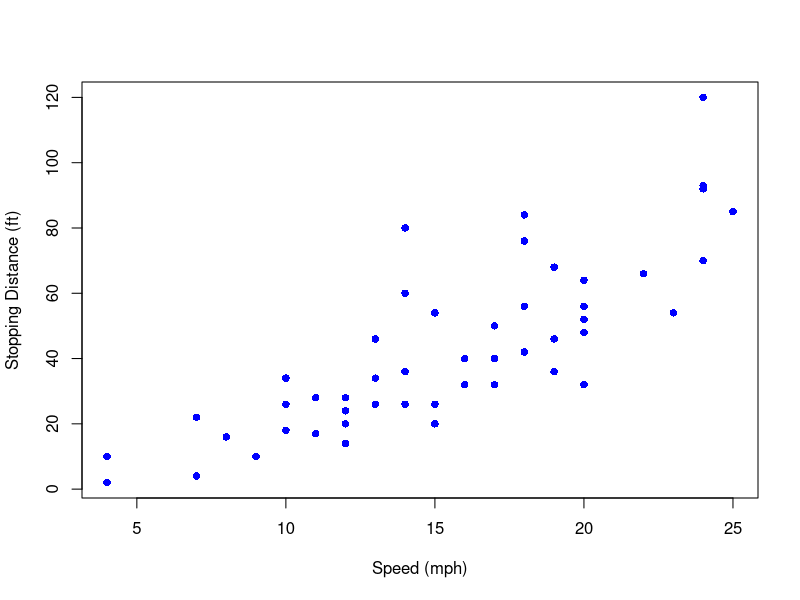
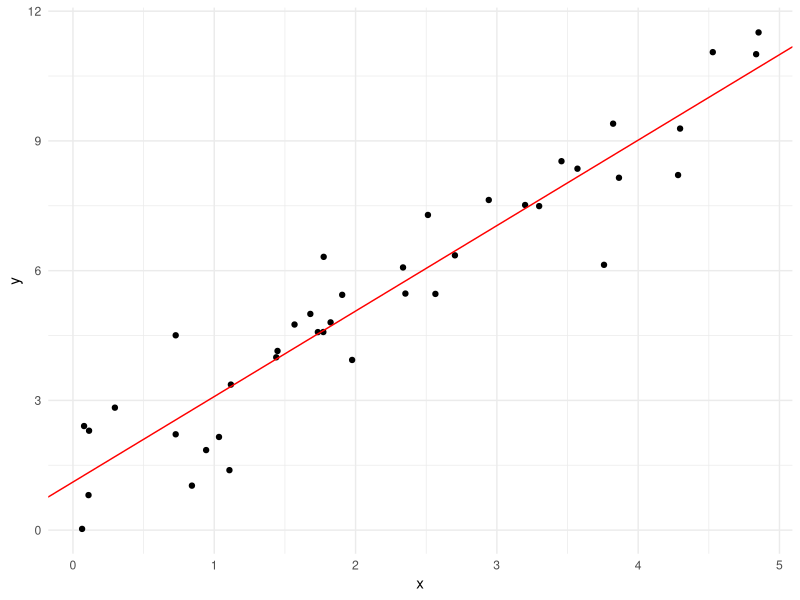
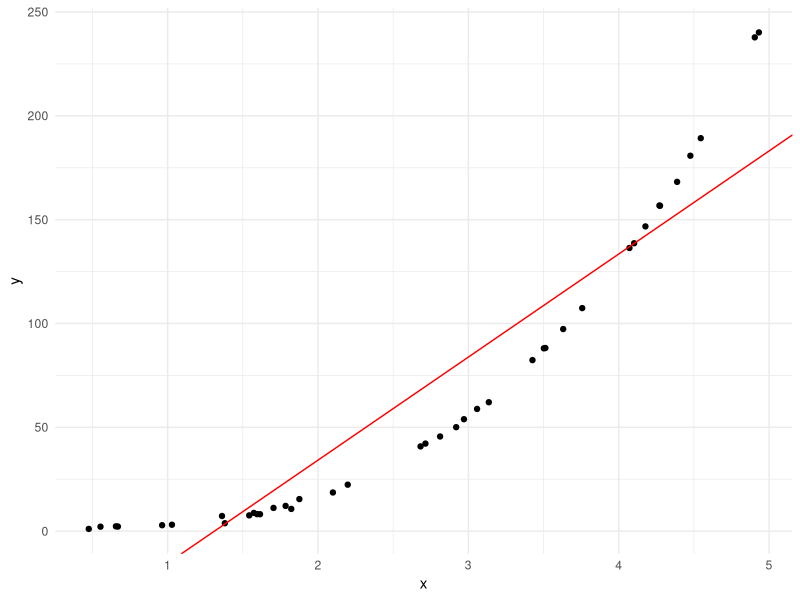
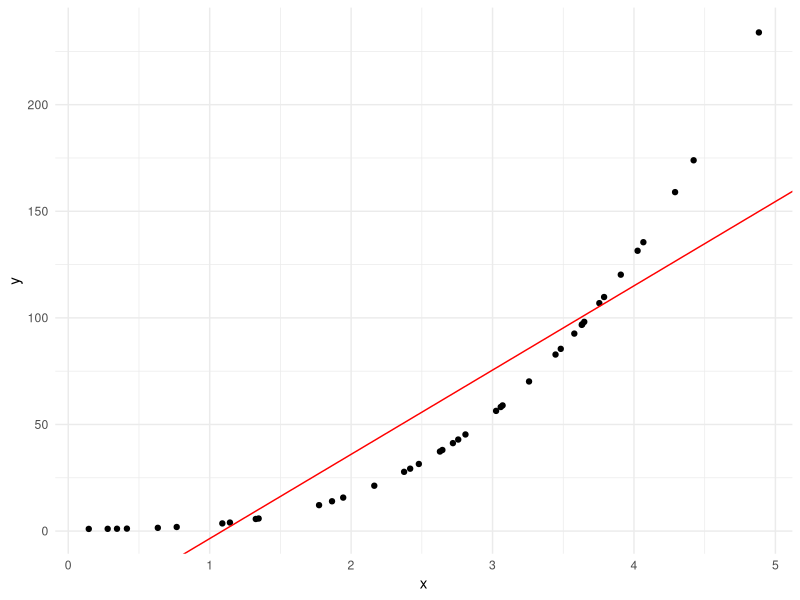
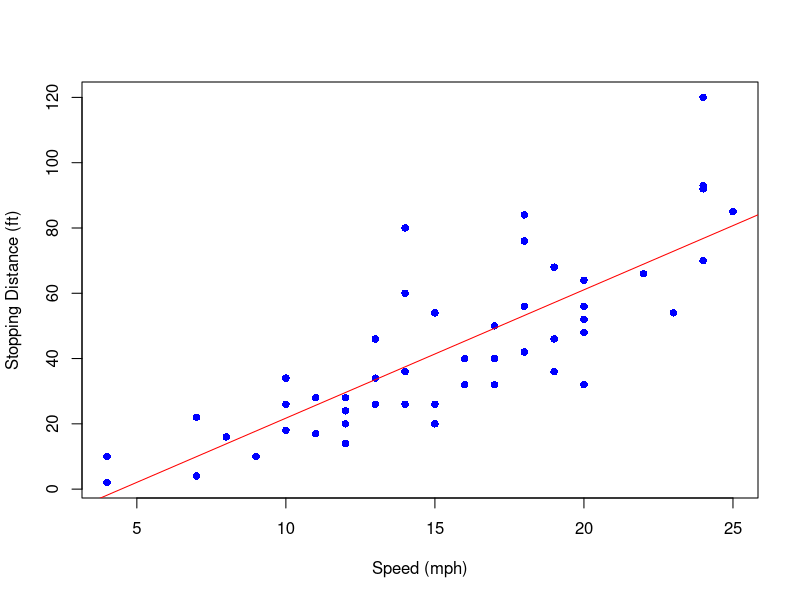
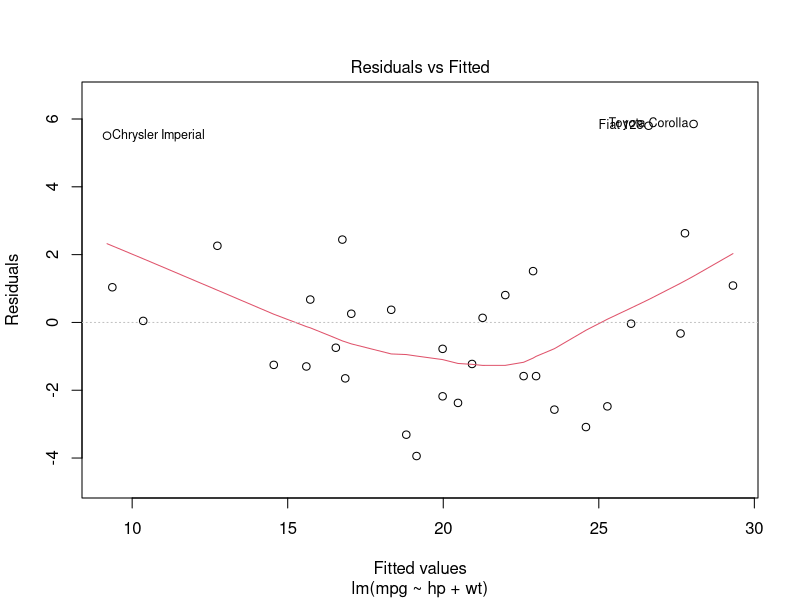
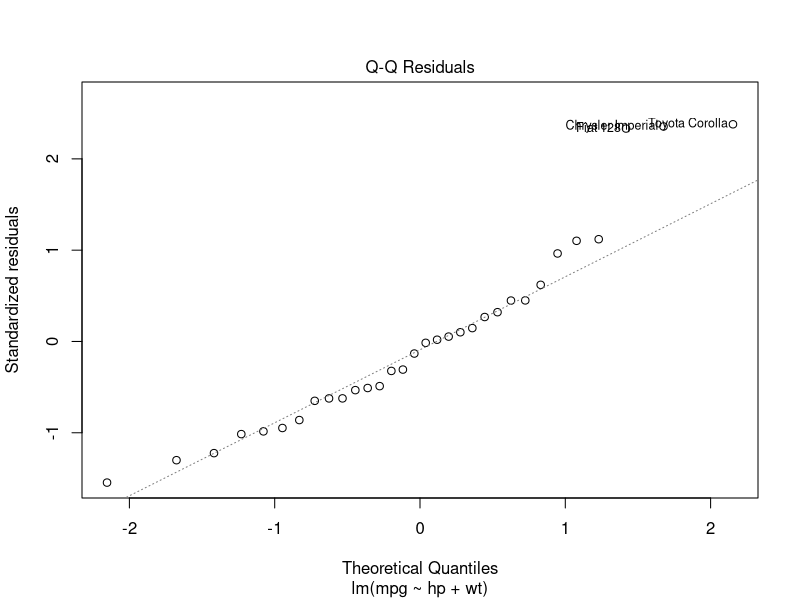
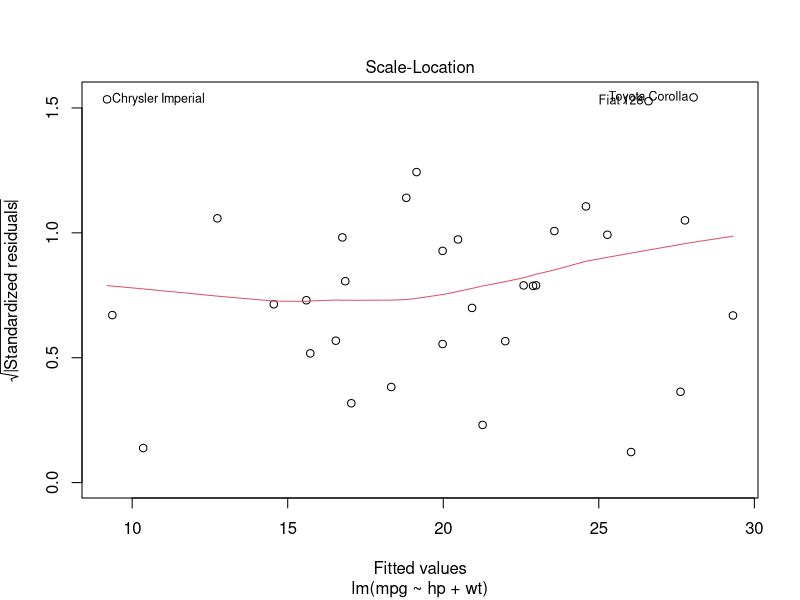

The R script that drew these images, in order:
## ---- chunk 1
#| echo: true
#| eval: true
#| cache: true
#| message: false
#| warning: false
#| fig-width: 8
#| fig-height: 5
#| out.width: "60%"
#| fig.align: "center"
#| fig-cap: ""
plot(dist ~ speed, data = cars,
     xlab = "Speed (mph)",
     ylab = "Stopping Distance (ft)",
     pch  = 16, col = "blue")
## ---- chunk 2
#| echo: false
#| eval: true
#| cache: true
#| message: false
#| warning: false
#| fig-width: 4
#| fig-height: 4
#| out.width: "100%"
#| fig.align: "center"
#| fig-cap: ""
library(tidyverse)
x <- runif(n = 40, min = 0, max = 5)
y <- rnorm(n = 40, mean = 1 + 2 * x)
lm_res <- lm(y ~ x)
ggplot(mapping = aes(x = x, y = y)) +
  geom_point(size = 1.5) +
  geom_abline(
    slope = lm_res$coefficients[2], 
    intercept = lm_res$coefficients[1],
    color = "red"
  ) + 
  theme_minimal()
## ---- chunk 3
#| echo: true
#| eval: true
#| cache: true
#| message: false
#| warning: false
#| fig-width: 4
#| fig-height: 4
#| out.width: "100%"
#| fig.align: "center"
#| fig-cap: ""
summary(lm_res)
## ---- chunk 4
#| echo: true
#| eval: true
#| cache: true
#| message: false
#| warning: false
#| fig-width: 4
#| fig-height: 4
#| out.width: "100%"
#| fig.align: "center"
#| fig-cap: ""
predict(lm_res, 
        newdata = list(x = 1), 
        interval = "prediction")
## ---- chunk 5
#| echo: false
#| eval: true
#| cache: true
#| message: false
#| warning: false
#| fig-width: 4
#| fig-height: 4
#| out.width: "100%"
#| fig.align: "center"
#| fig-cap: ""
x <- runif(n = 40, min = 0, max = 5)
y <- rnorm(n = 40, mean = 1 + 2 * x^3)
lm_res <- lm(y ~ x)
ggplot(mapping = aes(x = x, y = y)) +
  geom_point(size = 1.5) +
  geom_abline(
    slope = lm_res$coefficients[2], 
    intercept = lm_res$coefficients[1],
    color = "red"
  ) + 
  theme_minimal()
## ---- chunk 6
#| echo: false
#| eval: true
#| cache: true
#| message: false
#| warning: false
#| fig-width: 4
#| fig-height: 4
#| out.width: "100%"
#| fig.align: "center"
#| fig-cap: ""
x <- runif(n = 40, min = 0, max = 5)
y <- 1 + 2 * x^3
lm_res <- lm(y ~ x)
ggplot(mapping = aes(x = x, y = y)) +
  geom_point(size = 1.5) +
  geom_abline(
    slope = lm_res$coefficients[2], 
    intercept = lm_res$coefficients[1],
    color = "red"
  ) + 
  theme_minimal()
## ---- chunk 7
#| echo: true
#| eval: true
#| cache: true
#| message: false
#| warning: false
#| fig-width: 8
#| fig-height: 5
#| out.width: "60%"
#| fig.align: "center"
#| fig-cap: ""
lm_res = lm(dist ~ speed, data = cars)
lm_res
## ---- chunk 8
#| echo: true
#| eval: true
#| cache: true
#| message: false
#| warning: false
#| fig-width: 8
#| fig-height: 5
#| out.width: "60%"
#| fig.align: "center"
#| fig-cap: ""
plot(dist ~ speed, data = cars,
     xlab = "Speed (mph)",
     ylab = "Stopping Distance (ft)", 
     pch  = 16, col  = "blue")
abline(lm_res,  col = "red")
## ---- chunk 9
#| echo: TRUE
#| eval: TRUE
#| cache: TRUE
data(mtcars)
head(mtcars)
## ---- chunk 10
#| echo: TRUE
#| eval: TRUE
#| cache: TRUE
data(mtcars)
my_lm <- lm(mpg ~ hp + wt, data = mtcars)
class(my_lm)
my_lm
## ---- chunk 11
#| echo: TRUE
#| eval: TRUE
#| cache: TRUE
names(my_lm)
## ---- chunk 12
#| echo: TRUE
#| eval: TRUE
#| cache: TRUE
summary(my_lm)
## ---- chunk 13
#| echo: FALSE
#| eval: TRUE
#| cache: TRUE
plot(my_lm,  which = 1)
## ---- chunk 14
#| echo: FALSE
#| eval: TRUE
#| cache: TRUE
plot(my_lm,  which = 2)
## ---- chunk 15
#| echo: FALSE
#| eval: TRUE
#| cache: TRUE
plot(my_lm,  which = 3)
## ---- chunk 16
#| echo: FALSE
#| eval: TRUE
#| cache: TRUE
plot(my_lm,  which = 5)
## ---- chunk 17
#| echo: TRUE
#| eval: TRUE
#| cache: TRUE
coef(my_lm)
## ---- chunk 18
#| echo: FALSE
#| eval: TRUE
#| cache: TRUE
library(ggplot2)
mod_fits <- fitted(my_lm)
my_df <- data.frame(actual = mtcars$mpg, fitted = mod_fits)
ggplot(my_df, aes(x = fitted, y = actual)) +
  geom_point() +
  geom_abline(slope = 1, intercept = 0, col = "red", lty = 2) + 
  theme_bw(base_size = 15) +
  labs(x = "Fitted values", y = "Actual values", title = "Actual vs. Fitted") +
  theme(plot.title = element_text(hjust = 0.5))
## ---- chunk 19
#| echo: TRUE
#| eval: TRUE
#| cache: TRUE
# Note: wt is in 1000s of lbs
new_obs <- data.frame(hp = c(100, 150), wt = c(3, 3.5))
predict(my_lm, new_obs)
## ---- chunk 20
#| echo: TRUE
#| eval: TRUE
#| cache: TRUE
residuals(my_lm)
## ---- chunk 21
#| echo: TRUE
#| eval: TRUE
#| cache: TRUE
no_intercept <- lm(mpg ~ hp + wt - 1, data = mtcars)
summary(no_intercept)
## ---- chunk 22
#| echo: TRUE
#| eval: TRUE
#| cache: TRUE
interact <- lm(mpg ~ hp:wt, data = mtcars)
summary(interact)
## ---- chunk 23
#| echo: TRUE
#| eval: TRUE
#| cache: TRUE
interact <- lm(mpg ~ hp*wt, data = mtcars)
summary(interact)
## ---- chunk 24
include_all <- lm(mpg ~ ., data = mtcars)
summary(include_all)
## ---- chunk 25
#| echo: TRUE
#| eval: TRUE
#| cache: TRUE
n <- 50
x1 <- rnorm(n)
x2 <- x1 * 2
e <- rnorm(n)
y <- 1 + 3 * x1 + e
lm(y ~ x1)
lm(y ~ x1 + x2)
## ---- chunk 26
#| echo: TRUE
#| eval: TRUE
#| cache: TRUE
x2b <- x1 * 2 + rnorm(n, sd = .01)
lm(y ~ x1 + x2b)
## ---- chunk 27
knitr::knit_exit()
